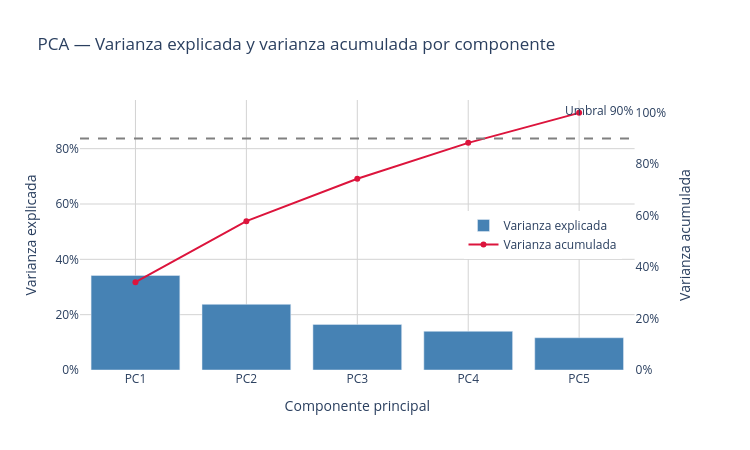

Write notebook code for a chart like this one.
### Code cell
# 2) Gráfico: varianza explicada por componente + varianza acumulada
componentes = [f"PC{j}" for j in range(1, M + 1)]

fig_var = make_subplots(specs=[[{"secondary_y": True}]])

fig_var.add_trace(
    go.Bar(
        x=componentes, y=var_explicada,
        name="Varianza explicada",
        marker_color="steelblue",
    ),
    secondary_y=False,
)

fig_var.add_trace(
    go.Scatter(
        x=componentes, y=var_acumulada,
        name="Varianza acumulada",
        mode="lines+markers",
        line=dict(color="crimson", width=2),
    ),
    secondary_y=True,
)

fig_var.add_hline(
    y=0.90, line_dash="dash", line_color="gray",
    annotation_text="Umbral 90%", secondary_y=True,
)

fig_var.update_layout(
    title="PCA — Varianza explicada y varianza acumulada por componente",
    xaxis_title="Componente principal",
    width=750, height=450,
    legend=dict(x=0.65, y=0.5),
    paper_bgcolor="white",
    plot_bgcolor="white",
)
fig_var.update_yaxes(title_text="Varianza explicada", secondary_y=False, tickformat=".0%",
                      showgrid=True, gridcolor="lightgrey")
fig_var.update_yaxes(title_text="Varianza acumulada", secondary_y=True, tickformat=".0%",
                      range=[0, 1.05], showgrid=False)
fig_var.update_xaxes(showgrid=True, gridcolor="lightgrey")

fig_var.show()
fig_var.write_image("pca_varianza_explicada.png", scale=2)

### Figure 1 — Plotly figure (JSON) as saved in the notebook; plotly's stock layout.template omitted (floating-point values rounded to 4 significant figures)
{"data": [{"marker": {"color": "steelblue"}, "name": "Varianza explicada", "type": "bar", "x": ["PC1", "PC2", "PC3", "PC4", "PC5"], "xaxis": "x", "y": [0.3416, 0.2373, 0.1647, 0.1397, 0.1166], "yaxis": "y"}, {"line": {"color": "crimson", "width": 2}, "mode": "lines+markers", "name": "Varianza acumulada", "type": "scatter", "x": ["PC1", "PC2", "PC3", "PC4", "PC5"], "xaxis": "x", "y": [0.3416, 0.5789, 0.7436, 0.8834, 1.0], "yaxis": "y2"}], "layout": {"annotations": [{"showarrow": false, "text": "Umbral 90%", "x": 1, "xanchor": "right", "xref": "x domain", "y": 0.9, "yanchor": "bottom", "yref": "y"}], "height": 450, "legend": {"x": 0.65, "y": 0.5}, "paper_bgcolor": "white", "plot_bgcolor": "white", "shapes": [{"line": {"color": "gray", "dash": "dash"}, "type": "line", "x0": 0, "x1": 1, "xref": "x domain", "y0": 0.9, "y1": 0.9, "yref": "y2"}], "title": {"text": "PCA — Varianza explicada y varianza acumulada por componente"}, "width": 750, "xaxis": {"anchor": "y", "domain": [0, 0.94], "gridcolor": "lightgrey", "showgrid": true, "title": {"text": "Componente principal"}}, "yaxis": {"anchor": "x", "domain": [0, 1], "gridcolor": "lightgrey", "showgrid": true, "tickformat": ".0%", "title": {"text": "Varianza explicada"}}, "yaxis2": {"anchor": "x", "overlaying": "y", "range": [0, 1.05], "showgrid": false, "side": "right", "tickformat": ".0%", "title": {"text": "Varianza acumulada"}}}}
